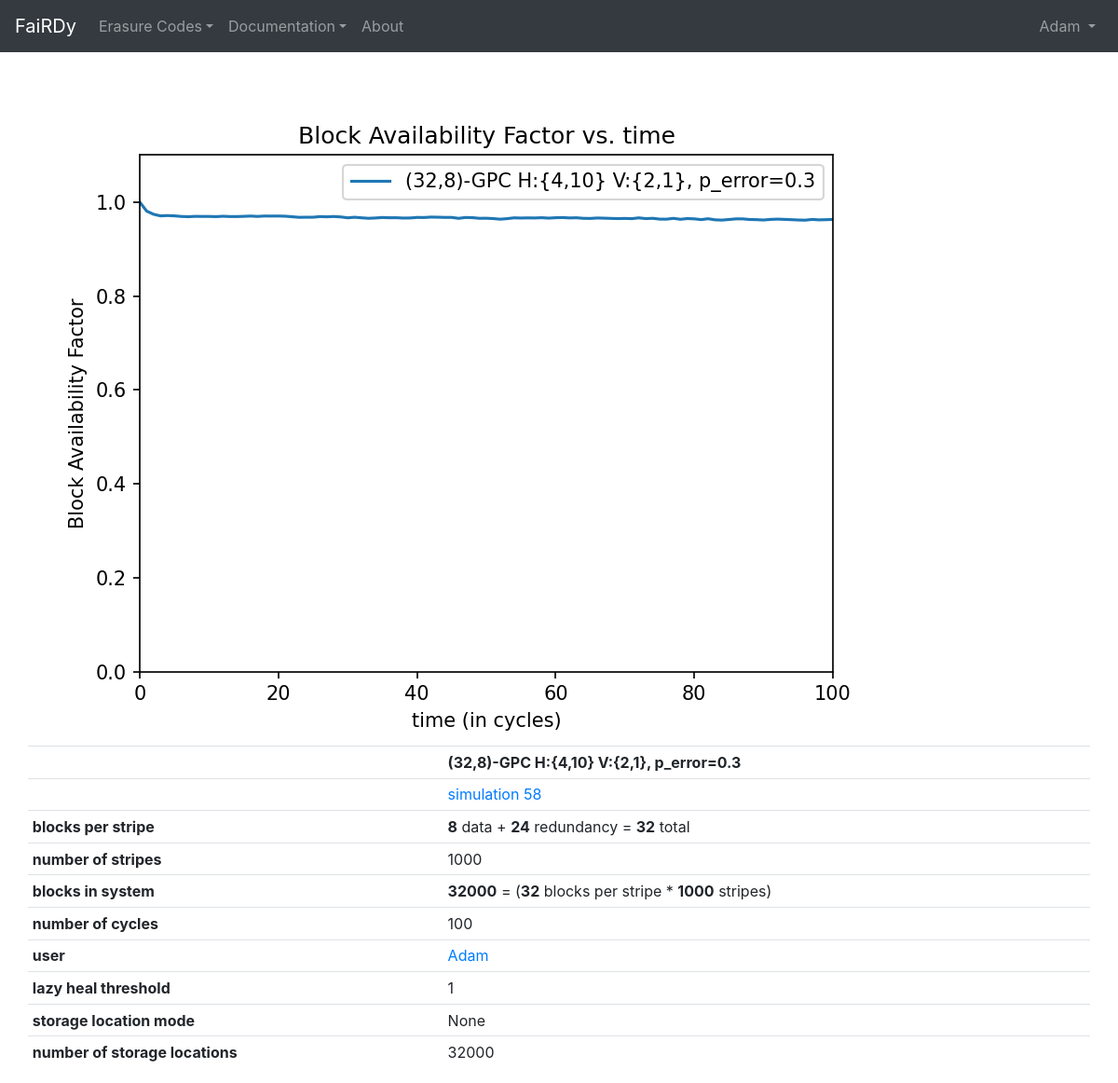
The app's page /fairdy/visualize/?id=58 (signed in) with its own data.
### fairdy/models.py (models this page shows, shortened)
class Simulation(models.Model):
    class Codes(models.TextChoices):
        REPLICATION = 'REP'
        REED_SOLOMON = 'RS'
        GENERALIZED_PYRAMID = 'GP'
    class StorageLocationModes(models.TextChoices):
        RANDOM = 'random'
        EQUAL_SHUFFLE = 'equal_shuffle'
        HASH_BLOCK_INDEX = 'hash_block_index'
    code_type = models.CharField(
        'Erasure Code',
        max_length=10,
        choices=Codes.choices
    )
    k_value = models.PositiveIntegerField(
        '(k) data blocks per stripe',
        validators=[MinValueValidator(1)]
    )
    m_value = models.PositiveIntegerField(
        '(m) redundancy blocks per stripe',
        validators=[MinValueValidator(1)]
    )
    n_value = models.PositiveIntegerField(
        '(n) total blocks per stripe',
        validators=[MinValueValidator(1)]
    )
    num_stripes = models.PositiveIntegerField(
        'stripes per simulation',
        validators=[MinValueValidator(1)]
    )
    num_cycles = models.PositiveIntegerField(
        'number of cycles',
        validators=[MinValueValidator(1)]
    )
    p_error = models.FloatField(
        '(p_error) probability of block failure',
        validators=[MinValueValidator(0), MaxValueValidator(1)]
    )
    storage_location_mode = models.CharField(
        max_length=50,
        choices=StorageLocationModes.choices,
        blank=True,
        null=True
    )
    num_storage_locations = models.PositiveIntegerField(
        'Number of storage locations',
        validators=[MinValueValidator(1)]
    )
    lazy_heal_threshold = models.PositiveIntegerField(
        default=1,  # '1' for for eager heal, for GPC sims this field holds the horiz. threshold, vert. is on GPC model
        validators=[MinValueValidator(1)]
    )
    start_time = models.DateTimeField()
    end_time = models.DateTimeField(null=True)
    fairdy_user = models.ForeignKey(
        FairdyUser,
        on_delete=models.SET_NULL,
        null=True
    )
    view_count = models.PositiveIntegerField(default=0, blank=True)
    def __str__(self):
        if self.code_type == self.Codes.REED_SOLOMON:
            return 'RS({},{}), p_error={}'.format(self.k_value, self.m_value, self.p_error)
        elif self.code_type == self.Codes.GENERALIZED_PYRAMID:
            return '({},{})-GPC H:{{{},{}}} V:{{{},{}}}, p_error={}'.format(
                self.n_value,
                self.k_value,
                self.pyramidsimulation.k_horizontal,
                self.pyramidsimulation.m_horizontal,
                self.pyramidsimulation.k_vertical,
                self.pyramidsimulation.m_vertical,
                self.p_error
            )
        elif self.code_type == self.Codes.REPLICATION:
            return 'REP {} copies, p_error={}'.format(self.m_value, self.p_error)
        else:
            self.__str__()
    def num_blocks_in_system(self):
        return self.n_value * self.num_stripes

class PyramidSimulation(models.Model):
    simulation = models.OneToOneField(Simulation, on_delete=models.CASCADE)
    num_repair_cycles = models.IntegerField(
        'repair steps per cycle',
        choices=[(1, 1), (2, 2), (3, 3)],
        default=2
    )
    k_horizontal = models.PositiveIntegerField(
        '(k_1) data blocks in horizontal direction',
    )
    m_horizontal = models.PositiveIntegerField(
        '(m_1) redundancy blocks in horizontal direction',
    )
    k_vertical = models.PositiveIntegerField(
        '(k_2) data blocks in vertical direction',
    )
    m_vertical = models.PositiveIntegerField(
        '(m_2) redundancy blocks in vertical direction',
    )
    lazy_heal_threshold_ver = models.PositiveIntegerField(
        default=1,  # default '1' for for eager heal
        validators=[MinValueValidator(1)]
    )

### fairdy/views.py (the view)
# urls.py: path('visualize/', visualize, name='visualize'),
def visualize(request):
    if 'id' not in request.GET:
        raise Http404()
    ids = request.GET.getlist('id')
    sims = Simulation.objects.filter(pk__in=ids).order_by('-id')
    for sim in sims:
        sim.view_count += 1
        sim.save()
    data = {'sims': sims}
    max_cycle_count = sims.aggregate(Max('num_cycles'))['num_cycles__max'] + 1
    labels = []
    for sim in sims:
        y = sim.cycle_set.values_list('block_availability_factor', flat=True)
        if len(y) < max_cycle_count:
            y = list(y) + ([0] * (max_cycle_count - len(y)))
        x = range(max_cycle_count)
        pyplot.plot(x, y)
        labels.append('{}'.format(str(sim)))
    pyplot.legend(labels)
    pyplot.xlim(0, max_cycle_count - 1)
    pyplot.ylim(0, 1.1)
    pyplot.xlabel('time (in cycles)')
    pyplot.ylabel('Block Availability Factor')
    pyplot.title('Block Availability Factor vs. time')
    buf = BytesIO()
    pyplot.savefig(buf, format='png', dpi=150)
    pyplot.close()
    data['graph'] = base64.b64encode(buf.getvalue()).decode('utf-8').replace('\n', '')
    return render(request, 'visualize.html', data)

### web/context_processors.py (called while the page is built)
def get_installed_codes(request):
    return {
        'installed_codes': Simulation.Codes
    }

### fairdy/templates/visualize.html (shortened to what this page needs)
{% extends "base.html" %}
{% block content %}
        <div class="col">
            <img class="img-fluid">
            <table class="table table-sm">
                <tr>
                    <th>&nbsp;</th>
                    <th>&nbsp;</th>
                    <th>blocks per stripe</th>
                    <th>number of stripes</th>
                    <th>blocks in system</th>
                    <th>number of cycles</th>
                    <th>user</th>
                    <th>lazy heal threshold</th>
                    <th>storage location mode</th>
                    <th>number of storage locations</th>
                </tr>
                {% for sim in sims %}
                <tr>
                    <th>{{ sim }}</th>
                    <td><a href="{% url 'fairdy:visualize' %}?id={{ sim.id }}">simulation {{ sim.id }}</a></td>
                    <td><strong>{{ sim.k_value }}</strong> data + <strong>{{ sim.m_value }}</strong> redundancy = <strong>{{ sim.n_value }}</strong> total</td>
                    <td>{{ sim.num_stripes }}</td>
                    <td><strong>{{ sim.num_blocks_in_system }}</strong> = (<strong>{{ sim.n_value }}</strong> blocks per stripe * <strong>{{ sim.num_stripes }}</strong> stripes)</td>
                    <td>{{ sim.num_cycles }}</td>
                    {% with username=sim.fairdy_user.user.username %}
                    <td><a href="{% url 'fairdy:index' %}?username={{ username }}">{{ username  }}</a></td>
                    {% endwith %}
                    <td>{{ sim.lazy_heal_threshold }}</td>
                    <td>{{ sim.storage_location_mode }}</td>
                    <td>{{ sim.num_storage_locations }}</td>
                </tr>
                {% endfor %}
            </table>
        </div>
{% endblock %}

### templates/base.html (shortened to what this page needs)
<!DOCTYPE html>
<html lang="en">
    <head>
        <link rel="stylesheet" href="https://stackpath.bootstrapcdn.com/bootstrap/4.5.0/css/bootstrap.min.css">
    </head>
    <body>
        <nav class="navbar navbar-expand-md navbar-dark bg-dark fixed-top">
            <a class="navbar-brand" href={% url 'fairdy:index' %}>FaiRDy</a>
            <div class="collapse navbar-collapse" id="navbarsExampleDefault">
                <ul class="navbar-nav mr-auto">
                    <li class="nav-item dropdown">
                        <a class="nav-link dropdown-toggle" href="#" id="dropdown01" data-toggle="dropdown">Erasure Codes</a>
                    </li>
                    <li class="nav-item dropdown">
                        <a class="nav-link dropdown-toggle" href="#" id="dropdown01" data-toggle="dropdown">Documentation</a>
                    </li>
                    <li class="nav-item">
                        <a class="nav-link" href="{% url 'about' %}">About</a>
                    </li>
                </ul>
                <ul class="navbar-nav ml-auto">
                    {% if user.is_authenticated %}
                    <li class="nav-item dropdown">
                        <a class="nav-link dropdown-toggle" href="#" id="navbarDropdownMenuLink" role="button" data-toggle="dropdown">
                            {{ request.user.username }}
                        </a>
                    </li>
                    {% else %}
                        <li class="nav-item"><a class="nav-link" href="{% url 'accounts:register' %}">Sign Up</a></li>
                        <li class="nav-item"><a class="nav-link" href="{% url 'accounts:login' %}">Log In</a></li>
                    {% endif %}
                </ul>
            </div>
        </nav>
        <main role="main" class="container-fluid">
            {% block content %}{% endblock %}
        </main>
    </body>
</html>

### templates/base.html (style rules this page uses)
body { padding-top: 5rem; }

### fairdy/templates/visualize.html (style rules this page uses)
table { display: table; }
table tr { display: table-cell; }
table tr td, table tr th { display: block; }

### records on screen
Simulation: code_type+n_value+k_value "(32,8)-GPC H:{4,10} V:{2,1}, p_error=0.3", id "58", k_value "8", m_value "24", n_value "32", num_stripes "1000", num_blocks_in_system "32000", num_cycles "100", fairdy_user.user.username "Adam", lazy_heal_threshold "1", storage_location_mode "None", num_storage_locations "32000"

### other values on screen
{{ request.user.username }} "Adam"
